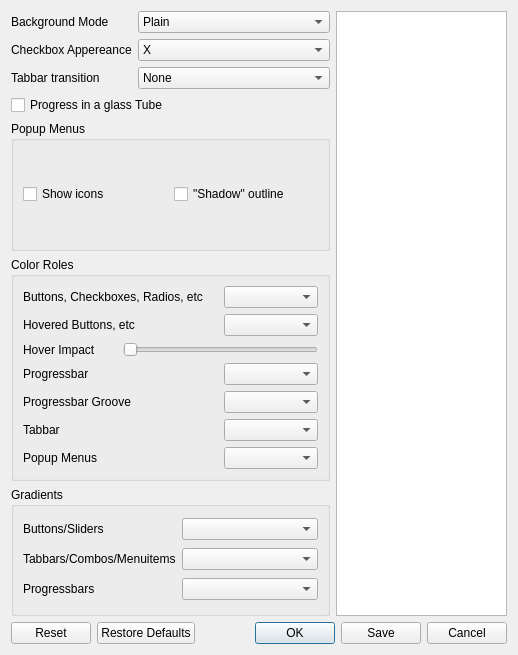
<ui version="4.0" >
 <class>Config</class>
 <widget class="QDialog" name="Config" >
  <property name="geometry" >
   <rect>
    <x>0</x>
    <y>0</y>
    <width>518</width>
    <height>655</height>
   </rect>
  </property>
  <property name="windowTitle" >
   <string>Qxygen Setup</string>
  </property>
  <layout class="QGridLayout" >
   <item row="0" column="0" >
    <widget class="QLabel" name="label" >
     <property name="text" >
      <string>Background Mode</string>
     </property>
    </widget>
   </item>
   <item row="0" column="1" >
    <widget class="QComboBox" name="bgMode" >
     <item>
      <property name="text" >
       <string>Plain</string>
      </property>
     </item>
     <item>
      <property name="text" >
       <string>Scanlines</string>
      </property>
     </item>
     <item>
      <property name="text" >
       <string>[Reserved]</string>
      </property>
     </item>
     <item>
      <property name="text" >
       <string>Complex</string>
      </property>
     </item>
     <item>
      <property name="text" >
       <string>Vertical Top/Bottom Gradient</string>
      </property>
     </item>
     <item>
      <property name="text" >
       <string>Horizontal Left/Right Gradient</string>
      </property>
     </item>
     <item>
      <property name="text" >
       <string>Vertical Center Gradient</string>
      </property>
     </item>
     <item>
      <property name="text" >
       <string>Horizontal Center Gradient</string>
      </property>
     </item>
     <item>
      <property name="text" >
       <string>Glass</string>
      </property>
     </item>
    </widget>
   </item>
   <item rowspan="7" row="0" column="2" >
    <widget class="QTextBrowser" name="info" />
   </item>
   <item row="1" column="0" >
    <widget class="QLabel" name="label_8" >
     <property name="text" >
      <string>Checkbox Appereance</string>
     </property>
    </widget>
   </item>
   <item row="1" column="1" >
    <widget class="QComboBox" name="checkMark" >
     <item>
      <property name="text" >
       <string>X</string>
      </property>
     </item>
     <item>
      <property name="text" >
       <string>V</string>
      </property>
     </item>
     <item>
      <property name="text" >
       <string>O</string>
      </property>
     </item>
    </widget>
   </item>
   <item row="2" column="0" >
    <widget class="QLabel" name="label_7" >
     <property name="text" >
      <string>Tabbar transition</string>
     </property>
    </widget>
   </item>
   <item row="2" column="1" >
    <widget class="QComboBox" name="tabTransition" >
     <item>
      <property name="text" >
       <string>None</string>
      </property>
     </item>
     <item>
      <property name="text" >
       <string>Crossfade</string>
      </property>
     </item>
     <item>
      <property name="text" >
       <string>Scanline blend</string>
      </property>
     </item>
     <item>
      <property name="text" >
       <string>Slide in</string>
      </property>
     </item>
     <item>
      <property name="text" >
       <string>Slide out</string>
      </property>
     </item>
     <item>
      <property name="text" >
       <string>Roll in</string>
      </property>
     </item>
     <item>
      <property name="text" >
       <string>Roll out</string>
      </property>
     </item>
     <item>
      <property name="text" >
       <string>Open vertically</string>
      </property>
     </item>
     <item>
      <property name="text" >
       <string>Close vertically</string>
      </property>
     </item>
     <item>
      <property name="text" >
       <string>Open horizontally</string>
      </property>
     </item>
     <item>
      <property name="text" >
       <string>Close horizontally</string>
      </property>
     </item>
    </widget>
   </item>
   <item row="3" column="0" colspan="2" >
    <widget class="QCheckBox" name="glassProgress" >
     <property name="text" >
      <string>Progress in a glass Tube</string>
     </property>
    </widget>
   </item>
   <item row="4" column="0" colspan="2" >
    <widget class="QGroupBox" name="groupBox_2" >
     <property name="title" >
      <string>Popup Menus</string>
     </property>
     <layout class="QGridLayout" >
      <item row="0" column="0" >
       <widget class="QCheckBox" name="showMenuIcons" >
        <property name="text" >
         <string>Show icons</string>
        </property>
       </widget>
      </item>
      <item row="0" column="1" >
       <widget class="QCheckBox" name="menuShadow" >
        <property name="text" >
         <string>"Shadow" outline</string>
        </property>
       </widget>
      </item>
     </layout>
    </widget>
   </item>
   <item row="5" column="0" colspan="2" >
    <widget class="QGroupBox" name="groupBox" >
     <property name="title" >
      <string>Color Roles</string>
     </property>
     <layout class="QGridLayout" >
      <item row="0" column="0" colspan="2" >
       <widget class="QLabel" name="label_6" >
        <property name="text" >
         <string>Buttons, Checkboxes, Radios, etc</string>
        </property>
       </widget>
      </item>
      <item row="0" column="2" >
       <widget class="QComboBox" name="crButtons" />
      </item>
      <item row="1" column="0" colspan="2" >
       <widget class="QLabel" name="label_9" >
        <property name="text" >
         <string>Hovered Buttons, etc</string>
        </property>
       </widget>
      </item>
      <item row="1" column="2" >
       <widget class="QComboBox" name="crButtonsHover" />
      </item>
      <item row="2" column="0" >
       <widget class="QLabel" name="label_2" >
        <property name="text" >
         <string>Hover Impact</string>
        </property>
       </widget>
      </item>
      <item row="2" column="1" colspan="2" >
       <widget class="QSlider" name="hoverImpact" >
        <property name="maximum" >
         <number>166</number>
        </property>
        <property name="orientation" >
         <enum>Qt::Horizontal</enum>
        </property>
       </widget>
      </item>
      <item row="3" column="0" colspan="2" >
       <widget class="QLabel" name="label_3" >
        <property name="text" >
         <string>Progressbar</string>
        </property>
       </widget>
      </item>
      <item row="3" column="2" >
       <widget class="QComboBox" name="crProgressBar" />
      </item>
      <item row="4" column="0" colspan="2" >
       <widget class="QLabel" name="label_4" >
        <property name="text" >
         <string>Progressbar Groove</string>
        </property>
       </widget>
      </item>
      <item row="4" column="2" >
       <widget class="QComboBox" name="crProgressBarGroove" />
      </item>
      <item row="5" column="0" colspan="2" >
       <widget class="QLabel" name="label_5" >
        <property name="text" >
         <string>Tabbar</string>
        </property>
       </widget>
      </item>
      <item row="5" column="2" >
       <widget class="QComboBox" name="crTabBar" />
      </item>
      <item row="6" column="0" colspan="2" >
       <widget class="QLabel" name="label_10" >
        <property name="text" >
         <string>Popup Menus</string>
        </property>
       </widget>
      </item>
      <item row="6" column="2" >
       <widget class="QComboBox" name="crPopup" />
      </item>
     </layout>
    </widget>
   </item>
   <item row="6" column="0" colspan="2" >
    <widget class="QGroupBox" name="groupBox_3" >
     <property name="title" >
      <string>Gradients</string>
     </property>
     <layout class="QGridLayout" >
      <item row="0" column="0" >
       <widget class="QLabel" name="label_11" >
        <property name="text" >
         <string>Buttons/Sliders</string>
        </property>
       </widget>
      </item>
      <item row="0" column="1" >
       <widget class="QComboBox" name="gradButton" />
      </item>
      <item row="1" column="0" >
       <widget class="QLabel" name="label_12" >
        <property name="text" >
         <string>Tabbars/Combos/Menuitems</string>
        </property>
       </widget>
      </item>
      <item row="1" column="1" >
       <widget class="QComboBox" name="gradChoose" />
      </item>
      <item row="2" column="0" >
       <widget class="QLabel" name="label_13" >
        <property name="text" >
         <string>Progressbars</string>
        </property>
       </widget>
      </item>
      <item row="2" column="1" >
       <widget class="QComboBox" name="gradProgress" />
      </item>
     </layout>
    </widget>
   </item>
   <item row="7" column="0" colspan="3" >
    <widget class="QDialogButtonBox" name="buttonBox" >
     <property name="orientation" >
      <enum>Qt::Horizontal</enum>
     </property>
     <property name="standardButtons" >
      <set>QDialogButtonBox::Cancel|QDialogButtonBox::NoButton|QDialogButtonBox::Ok|QDialogButtonBox::Reset|QDialogButtonBox::RestoreDefaults|QDialogButtonBox::Save</set>
     </property>
    </widget>
   </item>
  </layout>
 </widget>
 <resources/>
 <connections/>
</ui>
